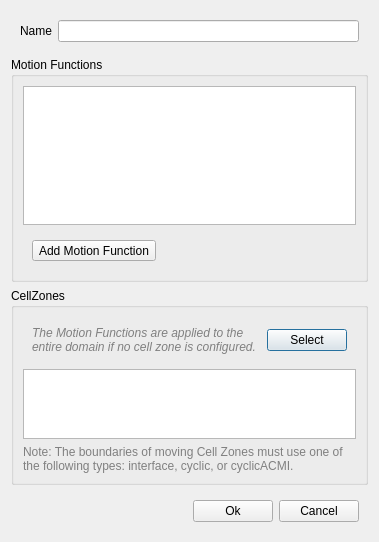
<?xml version="1.0" encoding="UTF-8"?>
<ui version="4.0">
 <class>MotionDefinitionDialog</class>
 <widget class="QDialog" name="MotionDefinitionDialog">
  <property name="geometry">
   <rect>
    <x>0</x>
    <y>0</y>
    <width>379</width>
    <height>542</height>
   </rect>
  </property>
  <property name="windowTitle">
   <string>Motion Definition</string>
  </property>
  <layout class="QVBoxLayout" name="verticalLayout">
   <item>
    <widget class="QWidget" name="nameWidget" native="true">
     <layout class="QFormLayout" name="nameLayout">
      <item row="0" column="0">
       <widget class="QLabel" name="nameLabel">
        <property name="text">
         <string>Name</string>
        </property>
       </widget>
      </item>
      <item row="0" column="1">
       <widget class="QLineEdit" name="name"/>
      </item>
     </layout>
    </widget>
   </item>
   <item>
    <widget class="QScrollArea" name="scrollArea">
     <property name="frameShape">
      <enum>QFrame::NoFrame</enum>
     </property>
     <property name="widgetResizable">
      <bool>true</bool>
     </property>
     <widget class="QWidget" name="scrollAreaWidgetContents">
      <layout class="QVBoxLayout" name="verticalLayout_2">
       <property name="leftMargin">
        <number>0</number>
       </property>
       <property name="topMargin">
        <number>0</number>
       </property>
       <property name="rightMargin">
        <number>0</number>
       </property>
       <property name="bottomMargin">
        <number>0</number>
       </property>
       <item>
        <widget class="QGroupBox" name="motionFunctionsGroup">
         <property name="title">
          <string>Motion Functions</string>
         </property>
         <layout class="QVBoxLayout" name="motionFunctionsLayout">
          <item>
           <widget class="QListWidget" name="mfList">
            <property name="contextMenuPolicy">
             <enum>Qt::CustomContextMenu</enum>
            </property>
            <property name="verticalScrollBarPolicy">
             <enum>Qt::ScrollBarAlwaysOff</enum>
            </property>
            <property name="horizontalScrollBarPolicy">
             <enum>Qt::ScrollBarAlwaysOff</enum>
            </property>
            <property name="sizeAdjustPolicy">
             <enum>QAbstractScrollArea::AdjustToContents</enum>
            </property>
           </widget>
          </item>
          <item>
           <widget class="QWidget" name="addButtonWidget" native="true">
            <layout class="QHBoxLayout" name="horizontalLayout">
             <item>
              <widget class="QToolButton" name="addButton">
               <property name="text">
                <string>Add Motion Function</string>
               </property>
               <property name="popupMode">
                <enum>QToolButton::InstantPopup</enum>
               </property>
              </widget>
             </item>
             <item>
              <spacer name="addButtonSpacer">
               <property name="orientation">
                <enum>Qt::Horizontal</enum>
               </property>
               <property name="sizeHint" stdset="0">
                <size>
                 <width>40</width>
                 <height>20</height>
                </size>
               </property>
              </spacer>
             </item>
            </layout>
           </widget>
          </item>
         </layout>
        </widget>
       </item>
       <item>
        <widget class="QGroupBox" name="cellZonesGroup">
         <property name="title">
          <string>CellZones</string>
         </property>
         <layout class="QVBoxLayout" name="cellZonesLayout">
          <item>
           <widget class="QWidget" name="cellZonesRowWidget" native="true">
            <layout class="QHBoxLayout" name="cellZonesRow" stretch="1,0">
             <item>
              <widget class="QLabel" name="cellZonesNote">
               <property name="styleSheet">
                <string notr="true">color:grey; font-style:italic</string>
               </property>
               <property name="text">
                <string>The Motion Functions are applied to the entire domain if no cell zone is configured.</string>
               </property>
               <property name="wordWrap">
                <bool>true</bool>
               </property>
              </widget>
             </item>
             <item>
              <widget class="QPushButton" name="selectButton">
               <property name="text">
                <string>Select</string>
               </property>
              </widget>
             </item>
            </layout>
           </widget>
          </item>
          <item>
           <widget class="QListWidget" name="cellZones">
            <property name="sizePolicy">
             <sizepolicy hsizetype="Expanding" vsizetype="Preferred">
              <horstretch>0</horstretch>
              <verstretch>0</verstretch>
             </sizepolicy>
            </property>
            <property name="verticalScrollBarPolicy">
             <enum>Qt::ScrollBarAlwaysOff</enum>
            </property>
            <property name="horizontalScrollBarPolicy">
             <enum>Qt::ScrollBarAlwaysOff</enum>
            </property>
            <property name="sizeAdjustPolicy">
             <enum>QAbstractScrollArea::AdjustToContents</enum>
            </property>
            <property name="editTriggers">
             <set>QAbstractItemView::NoEditTriggers</set>
            </property>
            <property name="selectionMode">
             <enum>QAbstractItemView::NoSelection</enum>
            </property>
           </widget>
          </item>
          <item>
           <widget class="QLabel" name="bottomNote">
            <property name="styleSheet">
             <string notr="true">color:grey</string>
            </property>
            <property name="text">
             <string>Note: The boundaries of moving Cell Zones must use one of the following types: interface, cyclic, or cyclicACMI.</string>
            </property>
            <property name="wordWrap">
             <bool>true</bool>
            </property>
           </widget>
          </item>
         </layout>
        </widget>
       </item>
      </layout>
     </widget>
    </widget>
   </item>
   <item>
    <widget class="QWidget" name="buttonWidget" native="true">
     <layout class="QHBoxLayout" name="buttonLayout">
      <item>
       <spacer name="buttonSpacer">
        <property name="orientation">
         <enum>Qt::Horizontal</enum>
        </property>
        <property name="sizeHint" stdset="0">
         <size>
          <width>40</width>
          <height>20</height>
         </size>
        </property>
       </spacer>
      </item>
      <item>
       <widget class="QPushButton" name="ok">
        <property name="text">
         <string>Ok</string>
        </property>
       </widget>
      </item>
      <item>
       <widget class="QPushButton" name="cancel">
        <property name="text">
         <string>Cancel</string>
        </property>
       </widget>
      </item>
     </layout>
    </widget>
   </item>
  </layout>
 </widget>
 <resources/>
 <connections/>
</ui>
